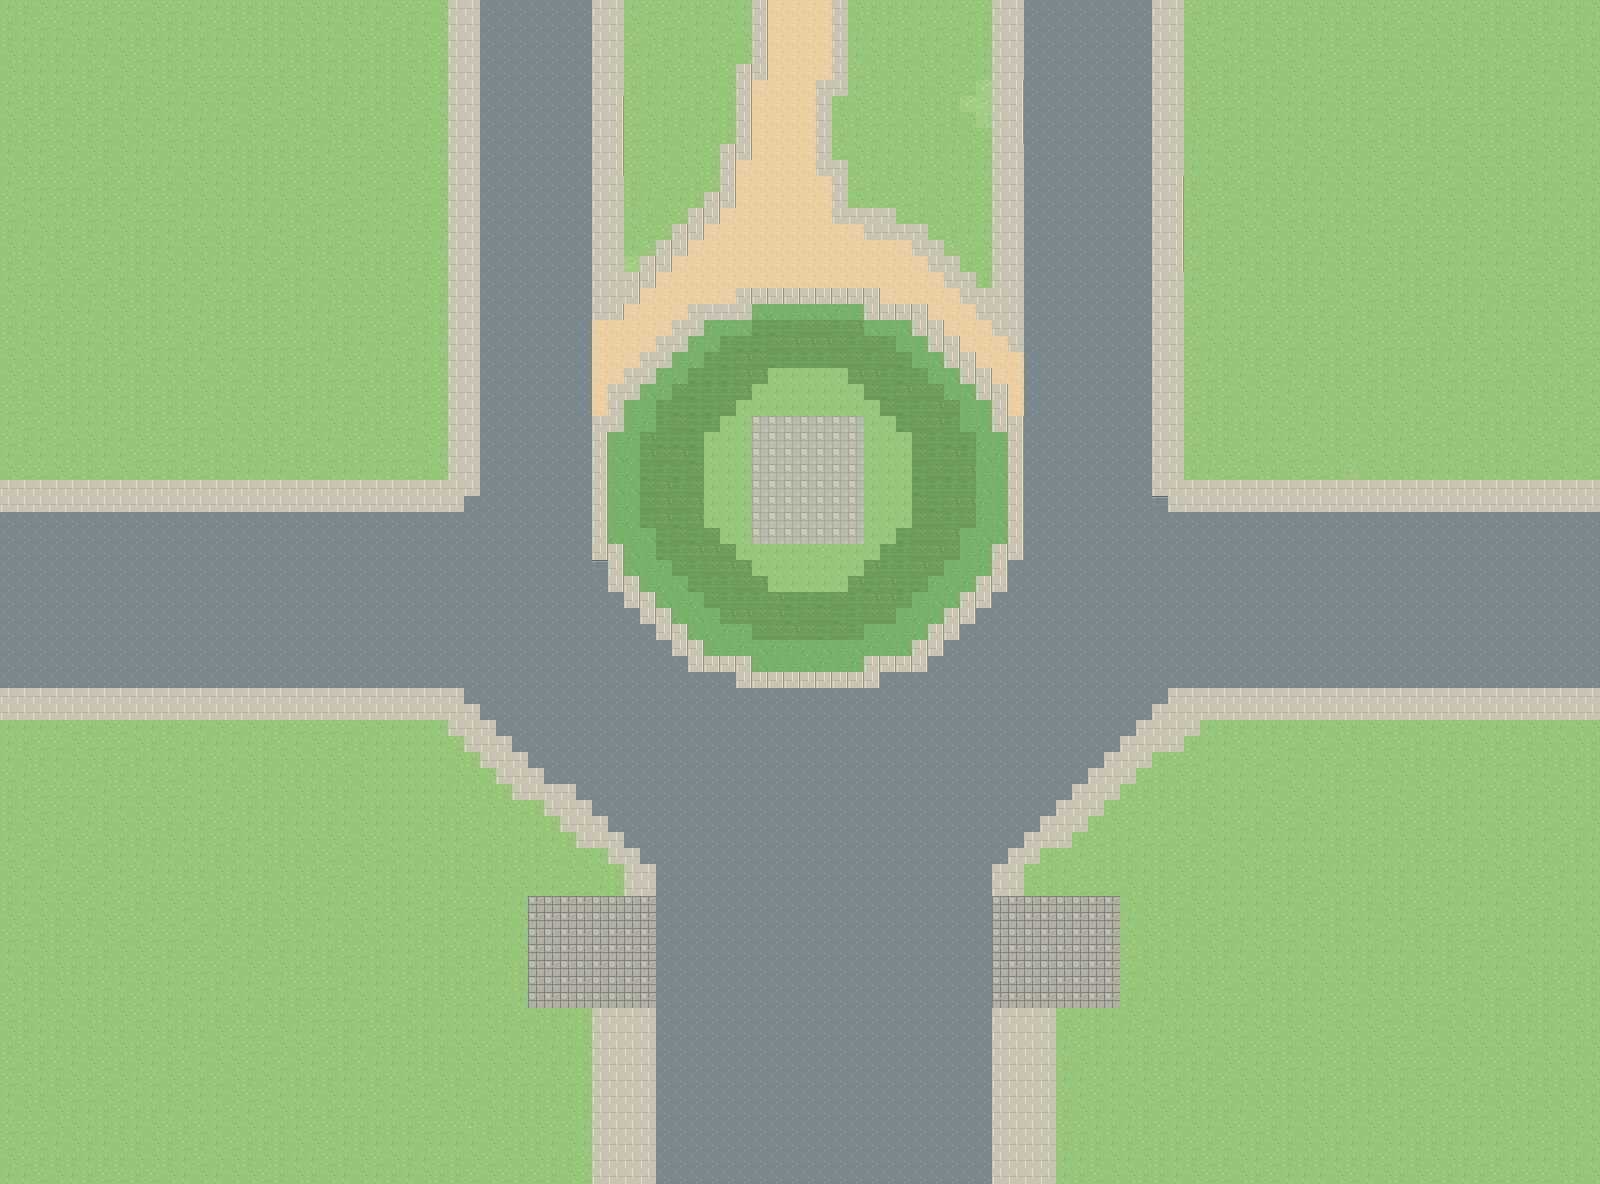

Rendered tile map (Tiled .tmx) drawn with the repository's tilesets; below, a short description and the map source with its tile grids summarised:
An orthogonal 100x74 tile map with 16x16 px tiles, 4 tile layers (Ground, Landscape, Roads, BuildingPads) and 8 objects (4x scene_portal, 3x building_slot, spawn).

<map version="1.10" tiledversion="1.12.2" orientation="orthogonal" renderorder="right-down" width="100" height="74" tilewidth="16" tileheight="16" infinite="0" backgroundcolor="#95c679" nextlayerid="8" nextobjectid="100">
 <properties>
  <property name="ground_only" type="bool" value="true" />
  <property name="origin_anchor" value="含弘门通道中心为世界(0,0)" />
  <property name="player_sprite_height" type="int" value="48" />
  <property name="player_sprite_width" type="int" value="48" />
  <property name="scene_id" value="00" />
  <property name="scene_name" value="含弘门一号门" />
  <property name="scenery_collision_layer" value="not_added_yet" />
  <property name="tile_scale" type="int" value="16" />
  <property name="world_origin_x_px" type="int" value="-800" />
  <property name="world_origin_y_px" type="int" value="-912" />
 </properties>
 <tileset firstgid="1" name="swu_terrain_16" tilewidth="16" tileheight="16" tilecount="320" columns="16">
  <image source="../assets/ground_tiles_16.png" width="256" height="320" />
 </tileset>
 <layer id="1" name="Ground" width="100" height="74">
  <data>[7400 cells, 7400 non-empty, 4 distinct tile ids]</data>
 </layer>
 <layer id="2" name="Landscape" width="100" height="74">
  <data>[7400 cells, 428 non-empty, 15 distinct tile ids]</data>
 </layer>
 <layer id="3" name="Roads" width="100" height="74">
  <data>[7400 cells, 3271 non-empty, 10 distinct tile ids]</data>
 </layer>
 <layer id="4" name="BuildingPads" width="100" height="74">
  <data>[7400 cells, 168 non-empty, 3 distinct tile ids]</data>
 </layer>
 <objectgroup color="#d9b768" id="5" name="BuildingSlots" visible="0">
  <object id="1" name="slot_00_01" type="building_slot" x="528" y="896" width="112" height="112">
   <properties>
    <property name="confidence" value="verified_landmark" />
    <property name="currently_walkable" type="bool" value="true" />
    <property name="display_name" value="一号门西侧门柱占地" />
    <property name="future_collision" type="bool" value="true" />
    <property name="note" value="地面预留，不是已绘制建筑；不自动阻挡角色" />
   </properties>
  </object>
  <object id="2" name="slot_00_02" type="building_slot" x="976" y="896" width="112" height="112">
   <properties>
    <property name="confidence" value="verified_landmark" />
    <property name="currently_walkable" type="bool" value="true" />
    <property name="display_name" value="一号门东侧门柱占地" />
    <property name="future_collision" type="bool" value="true" />
    <property name="note" value="地面预留，不是已绘制建筑；不自动阻挡角色" />
   </properties>
  </object>
  <object id="3" name="slot_00_03" type="building_slot" x="752" y="464" width="112" height="96">
   <properties>
    <property name="confidence" value="schematic" />
    <property name="currently_walkable" type="bool" value="true" />
    <property name="display_name" value="中轴景观基座预留" />
    <property name="future_collision" type="bool" value="true" />
    <property name="note" value="地面预留，不是已绘制建筑；不自动阻挡角色" />
   </properties>
  </object>
 </objectgroup>
 <objectgroup color="#4ca3d9" id="6" name="Portals" visible="0">
  <object id="4" name="exit_north" type="scene_portal" x="672" y="0" width="272" height="64">
   <properties>
    <property name="direction" value="north" />
    <property name="enabled" type="bool" value="true" />
    <property name="spawn_x_px" type="int" value="800" />
    <property name="spawn_y_px" type="int" value="1056" />
    <property name="target_portal" value="exit_south" />
    <property name="target_scene" value="04" />
    <property name="trigger" value="cross_map_edge" />
   </properties>
  </object>
  <object id="5" name="exit_south" type="scene_portal" x="672" y="1120" width="272" height="64">
   <properties>
    <property name="direction" value="south" />
    <property name="enabled" type="bool" value="true" />
    <property name="spawn_x_px" type="int" value="800" />
    <property name="spawn_y_px" type="int" value="112" />
    <property name="target_portal" value="exit_north" />
    <property name="target_scene" value="01" />
    <property name="trigger" value="cross_map_edge" />
   </properties>
  </object>
  <object id="6" name="exit_west" type="scene_portal" x="0" y="480" width="80" height="240">
   <properties>
    <property name="direction" value="west" />
    <property name="enabled" type="bool" value="true" />
    <property name="spawn_x_px" type="int" value="1424" />
    <property name="spawn_y_px" type="int" value="592" />
    <property name="target_portal" value="exit_east" />
    <property name="target_scene" value="03" />
    <property name="trigger" value="cross_map_edge" />
   </properties>
  </object>
  <object id="7" name="exit_east" type="scene_portal" x="1520" y="480" width="80" height="240">
   <properties>
    <property name="direction" value="east" />
    <property name="enabled" type="bool" value="true" />
    <property name="spawn_x_px" type="int" value="160" />
    <property name="spawn_y_px" type="int" value="592" />
    <property name="target_portal" value="exit_west" />
    <property name="target_scene" value="02" />
    <property name="trigger" value="cross_map_edge" />
   </properties>
  </object>
 </objectgroup>
 <objectgroup color="#74b877" id="7" name="Spawn" visible="0">
  <object id="8" name="player_start" type="spawn" x="800" y="896">
   <properties>
    <property name="feet_position" type="bool" value="true" />
    <property name="sprite_height" type="int" value="48" />
    <property name="sprite_width" type="int" value="48" />
   </properties>
  </object>
 </objectgroup>
</map>
